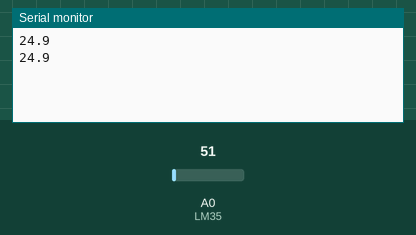
Simulated run of this sketch. Board: Arduino Uno, built with avr-gcc and run on an emulated ATmega328P. Parts: the last lines printed to the serial monitor. Inputs (shaded band) come from the test bench; at power-on: A0 (LM35) = 51.

Above: at 5.8 s.
5.9 s: A0 (LM35) set to 61
At 10.4 s:
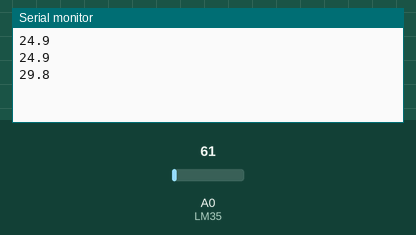
11.9 s: A0 (LM35) set to 71
At 15.4 s:
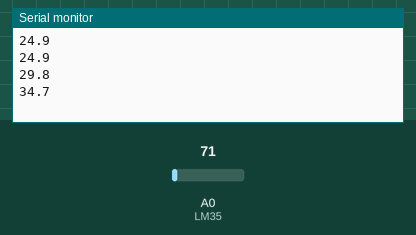
Timing chart, 0 to 16.9 s (numbered marks = the images above; inputs shaded):
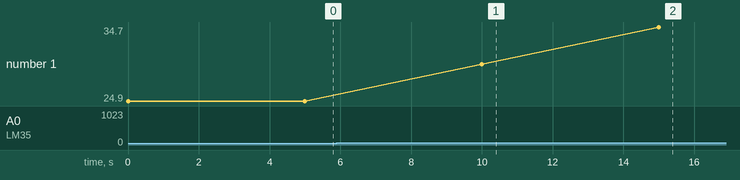

Measured:
- after the input at 5.9 s, the serial monitor: prints a new line after 4.1 s (image 1)
- after the input at 11.9 s, the serial monitor: prints a new line after 3.1 s (image 2)
- plotted number 1: 24.9 → 29.8 after the input at 5.9 s, 29.8 → 34.7 after the input at 11.9 s

The sketch:

Integracao-Processing-Arduino.ino
```cpp
#define LM35 A0

const float BASE_CELSIUS = 0.4887585532746823069403714565;

void setup() {
  Serial.begin(9600);
}

void loop() {
  Serial.println(lerTemperatura(), 1);
  delay(5000);
}

float lerTemperatura() {
  return (analogRead(LM35) * BASE_CELSIUS);
}
```
